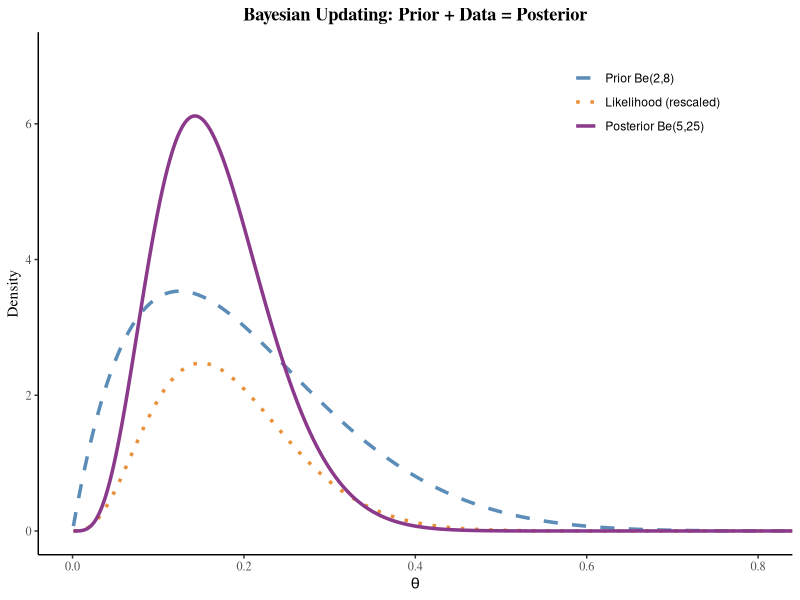
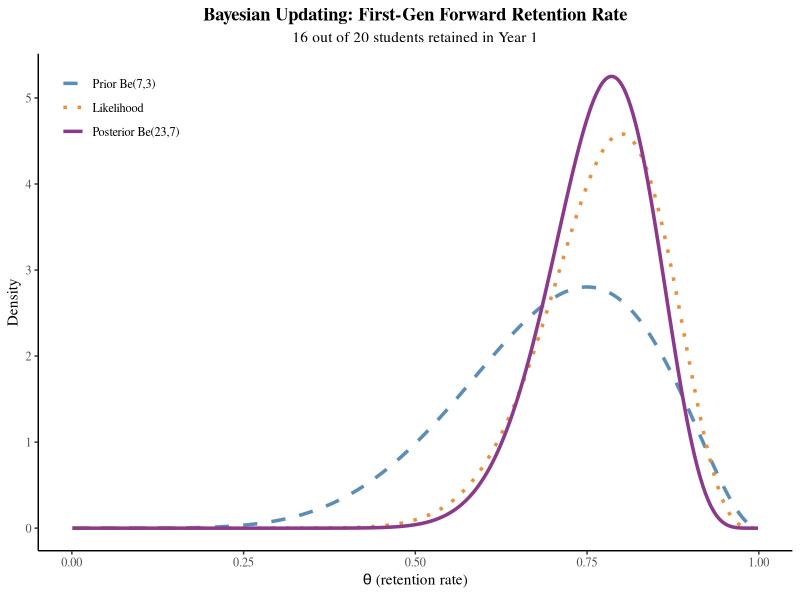
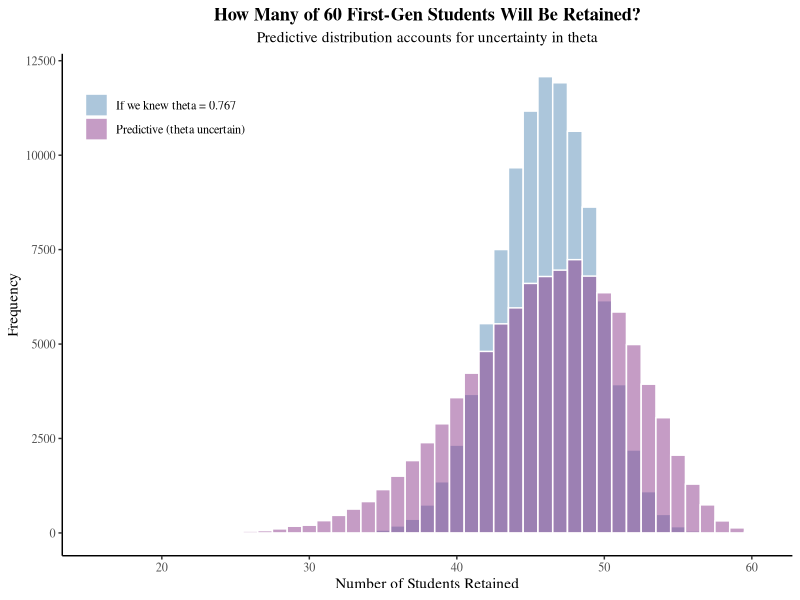
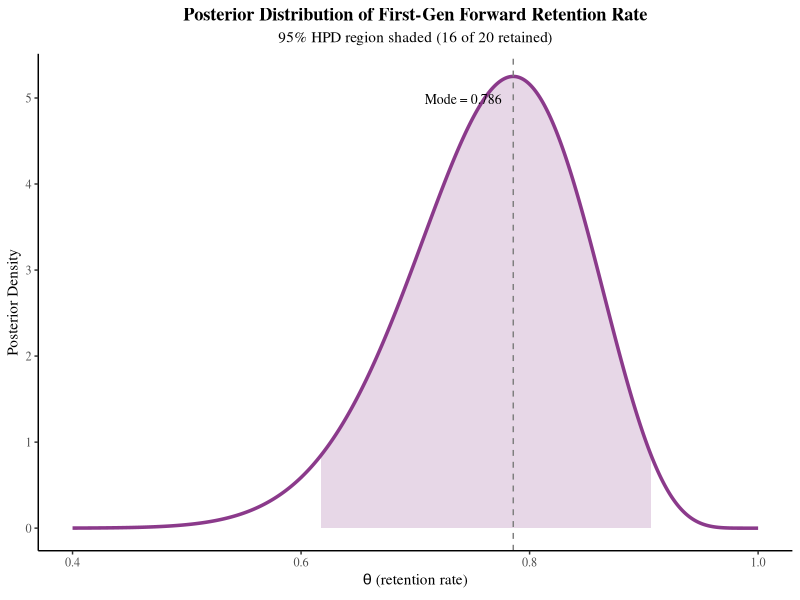
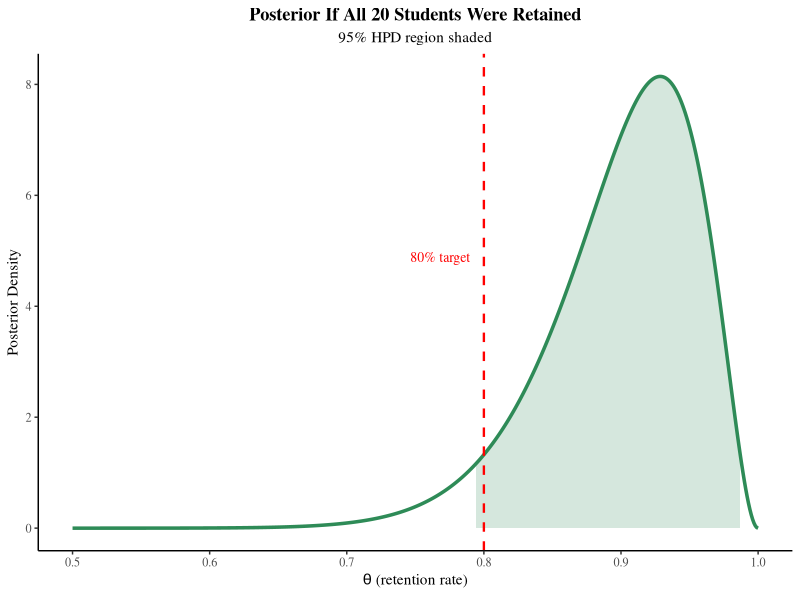

Write the R code that produced these figures, in order.
## ---- chunk 1
library(ggplot2)
 
theta <- seq(0.001, 0.999, length.out = 500)
 
df <- data.frame(
  theta = rep(theta, 3),
  density = c(
    dbeta(theta, 2, 8),
    dbinom(3, 20, theta) / max(dbinom(3, 20, theta)) * max(dbeta(theta, 2, 8)) * 0.7,
    dbeta(theta, 5, 25)
  ),
  curve = factor(rep(c("Prior Be(2,8)", "Likelihood (rescaled)", "Posterior Be(5,25)"),
                     each = length(theta)),
                 levels = c("Prior Be(2,8)", "Likelihood (rescaled)", "Posterior Be(5,25)"))
)
 
ggplot(df, aes(theta, density, color = curve, linetype = curve)) +
  geom_line(linewidth = 1.2) +
  scale_color_manual(values = c("Prior Be(2,8)" = "#5B8DB8",
                                "Likelihood (rescaled)" = "#E8913A",
                                "Posterior Be(5,25)" = "#8B3A8B")) +
  scale_linetype_manual(values = c("Prior Be(2,8)" = "dashed",
                                   "Likelihood (rescaled)" = "dotted",
                                   "Posterior Be(5,25)" = "solid")) +
  labs(title = "Bayesian Updating: Prior + Data = Posterior",
       x = expression(theta), y = "Density") +
  coord_cartesian(xlim = c(0, 0.8), ylim = c(0, 7)) +
  theme_classic(base_family = "serif") +
  theme(
    plot.title = element_text(face = "bold", hjust = 0.5),
    legend.position = c(0.70, 0.95),
    legend.justification = c(0, 1),
    legend.text = element_text(family = ""),
    legend.title = element_blank()
  )
## ---- chunk 2
library(ggplot2)
 
# Prior parameters
alpha_prior <- 7
beta_prior <- 3
 
# Data
n <- 20
x <- 16
 
# Posterior parameters
alpha_post <- alpha_prior + x      # 7 + 16 = 23
beta_post <- beta_prior + n - x    # 3 + 4 = 7
 
cat("Prior: Be(", alpha_prior, ",", beta_prior, ")\n")
cat("  Prior mean:", alpha_prior / (alpha_prior + beta_prior), "\n")
cat("Data: x =", x, "retained out of n =", n, "\n")
cat("  MLE:", x/n, "\n")
cat("Posterior: Be(", alpha_post, ",", beta_post, ")\n")
cat("  Posterior mean:", alpha_post / (alpha_post + beta_post), "\n")
## ---- chunk 3
theta <- seq(0.001, 0.999, length.out = 500)
 
df <- data.frame(
  theta = rep(theta, 3),
  density = c(
    dbeta(theta, alpha_prior, beta_prior),
    dbeta(theta, x + 1, n - x + 1),   # likelihood (proportional to Beta)
    dbeta(theta, alpha_post, beta_post)
  ),
  curve = factor(rep(c("Prior Be(7,3)", "Likelihood", "Posterior Be(23,7)"),
                     each = length(theta)),
                 levels = c("Prior Be(7,3)", "Likelihood", "Posterior Be(23,7)"))
)
 
ggplot(df, aes(theta, density, color = curve, linetype = curve)) +
  geom_line(linewidth = 1.2) +
  scale_color_manual(values = c("#5B8DB8", "#E8913A", "#8B3A8B")) +
  scale_linetype_manual(values = c("dashed", "dotted", "solid")) +
  labs(title = "Bayesian Updating: First-Gen Forward Retention Rate",
       subtitle = "16 out of 20 students retained in Year 1",
       x = expression(theta ~ "(retention rate)"), y = "Density") +
  theme_classic(base_family = "serif") +
  theme(plot.title = element_text(face = "bold", hjust = 0.5),
        plot.subtitle = element_text(hjust = 0.5),
        legend.position = c(0.02, 0.98),
        legend.justification = c(0, 1),
        legend.title = element_blank())
## ---- chunk 4
# Posterior parameters from Section 1
alpha_post <- 23
beta_post <- 7
n_star <- 60  # next year's cohort size
 
# Posterior moments
E_theta <- alpha_post / (alpha_post + beta_post)
Var_theta <- (alpha_post * beta_post) /
  ((alpha_post + beta_post)^2 * (alpha_post + beta_post + 1))
 
# E[theta(1-theta)] = E[theta] - E[theta^2] = E[theta] - (Var(theta) + E[theta]^2)
E_theta_1mtheta <- E_theta - (Var_theta + E_theta^2)
 
# Predictive moments
E_Y <- n_star * E_theta
Var_Y_within <- n_star * E_theta_1mtheta        # E[Var(Y|theta)]
Var_Y_between <- n_star^2 * Var_theta             # Var(E[Y|theta])
Var_Y <- Var_Y_within + Var_Y_between
SD_Y <- sqrt(Var_Y)
 
cat("Posterior mean of theta:", round(E_theta, 4), "\n")
cat("Posterior variance of theta:", round(Var_theta, 5), "\n\n")
cat("Predictive mean (E[Y]):", round(E_Y, 1), "students\n")
cat("  Within-group variance:", round(Var_Y_within, 2), "\n")
cat("  Between-group variance:", round(Var_Y_between, 2), "\n")
cat("  Total variance:", round(Var_Y, 2), "\n")
cat("Predictive SD:", round(SD_Y, 2), "students\n")
## ---- chunk 5
# Simulate the full predictive distribution via Monte Carlo
set.seed(216)
n_sim <- 100000
theta_sim <- rbeta(n_sim, alpha_post, beta_post)
Y_sim <- rbinom(n_sim, n_star, theta_sim)
 
# Compare: if we "knew" theta = 0.767 (posterior mean)
Y_fixed <- rbinom(n_sim, n_star, E_theta)
 
df_pred <- data.frame(
  Y = c(Y_sim, Y_fixed),
  type = factor(rep(c("Predictive (theta uncertain)",
                       "If we knew theta = 0.767"),
                    each = n_sim),
                levels = c("If we knew theta = 0.767",
                           "Predictive (theta uncertain)"))
)
 
ggplot(df_pred, aes(Y, fill = type)) +
  geom_histogram(position = "identity", alpha = 0.5, binwidth = 1, color = "white") +
  scale_fill_manual(values = c("#5B8DB8", "#8B3A8B")) +
  labs(title = "How Many of 60 First-Gen Students Will Be Retained?",
       subtitle = "Predictive distribution accounts for uncertainty in theta",
       x = "Number of Students Retained", y = "Frequency",
       fill = "") +
  theme_classic(base_family = "serif") +
  theme(plot.title = element_text(face = "bold", hjust = 0.5),
        plot.subtitle = element_text(hjust = 0.5),
        legend.position = c(0.02, 0.98),
        legend.justification = c(0, 1))
## ---- chunk 6
# Posterior from Section 1
alpha_post <- 23
beta_post <- 7
 
# Posterior summaries
post_mean <- alpha_post / (alpha_post + beta_post)
post_mode <- (alpha_post - 1) / (alpha_post + beta_post - 2)
cat("Posterior mean:", round(post_mean, 4), "\n")
cat("Posterior mode:", round(post_mode, 4), "\n")
## ---- chunk 7
# Find 95% HPD for Beta(23, 7) using a grid search
# The HPD is the shortest interval with 95% coverage
find_hpd_beta <- function(alpha, beta, level = 0.95, n_grid = 10000) {
  p_lower <- seq(0, 1 - level, length.out = n_grid)
  p_upper <- p_lower + level
  lower <- qbeta(p_lower, alpha, beta)
  upper <- qbeta(p_upper, alpha, beta)
  widths <- upper - lower
  idx <- which.min(widths)
  c(lower = lower[idx], upper = upper[idx])
}
 
hpd <- find_hpd_beta(alpha_post, beta_post)
cat("95% HPD interval: [", round(hpd[1], 4), ",", round(hpd[2], 4), "]\n")
 
# Compare with equal-tailed interval
et_lower <- qbeta(0.025, alpha_post, beta_post)
et_upper <- qbeta(0.975, alpha_post, beta_post)
cat("95% equal-tailed interval: [", round(et_lower, 4), ",", round(et_upper, 4), "]\n")
cat("HPD width:", round(hpd[2] - hpd[1], 4), "\n")
cat("Equal-tailed width:", round(et_upper - et_lower, 4), "\n")
## ---- chunk 8
theta <- seq(0.4, 1, length.out = 500)
post_dens <- dbeta(theta, alpha_post, beta_post)
 
ggplot(data.frame(theta, post_dens), aes(theta, post_dens)) +
  geom_line(linewidth = 1.2, color = "#8B3A8B") +
  geom_ribbon(data = subset(data.frame(theta, post_dens),
                            theta >= hpd[1] & theta <= hpd[2]),
              aes(ymin = 0, ymax = post_dens),
              fill = "#8B3A8B", alpha = 0.2) +
  geom_vline(xintercept = post_mode, lty = 2, color = "gray50") +
  annotate("text", x = post_mode - 0.01, y = max(post_dens) * 0.95,
           label = paste0("Mode = ", round(post_mode, 3)),
           hjust = 1, size = 3.5, family = "serif") +
  labs(title = "Posterior Distribution of First-Gen Forward Retention Rate",
       subtitle = "95% HPD region shaded (16 of 20 retained)",
       x = expression(theta ~ "(retention rate)"), y = "Posterior Density") +
  theme_classic(base_family = "serif") +
  theme(plot.title = element_text(face = "bold", hjust = 0.5),
        plot.subtitle = element_text(hjust = 0.5))
## ---- chunk 9
# P(theta >= 0.80 | data)
prob_ge_80 <- 1 - pbeta(0.80, alpha_post, beta_post)
cat("P(theta >= 0.80 | data):", round(prob_ge_80, 4), "\n")
cat("As a percentage:", round(prob_ge_80 * 100, 1), "%\n")
## ---- chunk 10
# Scenario: all 20 retained
alpha_post2 <- 7 + 20
beta_post2 <- 3 + 0
 
post_mean2 <- alpha_post2 / (alpha_post2 + beta_post2)
post_mode2 <- (alpha_post2 - 1) / (alpha_post2 + beta_post2 - 2)
 
hpd2 <- find_hpd_beta(alpha_post2, beta_post2)
cat("Posterior: Be(", alpha_post2, ",", beta_post2, ")\n")
cat("Posterior mean:", round(post_mean2, 4), "\n")
cat("Posterior mode:", round(post_mode2, 4), "\n")
cat("95% HPD: [", round(hpd2[1], 4), ",", round(hpd2[2], 4), "]\n")
## ---- chunk 11
theta <- seq(0.5, 1, length.out = 500)
post_dens2 <- dbeta(theta, alpha_post2, beta_post2)
 
ggplot(data.frame(theta, post_dens2), aes(theta, post_dens2)) +
  geom_line(linewidth = 1.2, color = "#2E8B57") +
  geom_ribbon(data = subset(data.frame(theta, post_dens2),
                            theta >= hpd2[1] & theta <= hpd2[2]),
              aes(ymin = 0, ymax = post_dens2),
              fill = "#2E8B57", alpha = 0.2) +
  geom_vline(xintercept = 0.80, lty = 2, color = "red", linewidth = 0.8) +
  annotate("text", x = 0.79, y = max(post_dens2) * 0.6,
           label = "80% target", color = "red",
           hjust = 1, size = 3.5, family = "serif") +
  labs(title = "Posterior If All 20 Students Were Retained",
       subtitle = "95% HPD region shaded",
       x = expression(theta ~ "(retention rate)"), y = "Posterior Density") +
  theme_classic(base_family = "serif") +
  theme(plot.title = element_text(face = "bold", hjust = 0.5),
        plot.subtitle = element_text(hjust = 0.5))
## ---- chunk 12
# P(theta >= 0.80 | all 20 retained)
prob_ge_80_v2 <- 1 - pbeta(0.80, alpha_post2, beta_post2)
cat("P(theta >= 0.80 | all retained):", round(prob_ge_80_v2, 4), "\n")
cat("As a percentage:", round(prob_ge_80_v2 * 100, 1), "%\n")
